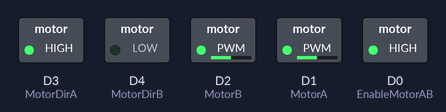
The sketch below on a simulated ESP8266 (NodeMCU). Shown: switched loads named in the sketch (green lamp = pin HIGH). Pins used as bus, display or sensor lines are not drawn.

Above: at 0.1 s.
Timing chart, 0 to 1.6 s (numbered marks = the images above):
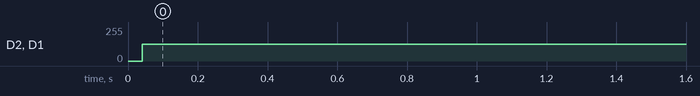

The sketch:

Test.ino
```cpp
#include <ESP.h>

#define MotorA D1
#define MotorDirA D3 //HIGH = Forward ; LOW = Backward
#define MotorB D2
#define MotorDirB D4
#define EnableMotorAB D0
#define StepPin D5    //StepWidth

//Set left and right motors with the motor power obtained from PID.
void motorspeed(int MotorSpeed) {
// Motor A control
  if (MotorSpeed >= 0) {
    digitalWrite(MotorDirA, HIGH);
    digitalWrite(MotorDirB, LOW);
  }
  else{
    digitalWrite(MotorDirB, HIGH);
    digitalWrite(MotorDirA, LOW);
  }

  for(int x = 0; x < abs(MotorSpeed); x++) {
    digitalWrite(MotorA,HIGH);
    digitalWrite(MotorB,HIGH);
    delayMicroseconds(100);
    digitalWrite(MotorA,LOW);
    digitalWrite(MotorB,LOW);
    delayMicroseconds(100);
    ESP.wdtFeed();
  }

}


void setup() {
  // set the motor control and PWM pins to output mode
  pinMode(MotorA, OUTPUT);
  pinMode(MotorDirA, OUTPUT);
  pinMode(MotorB, OUTPUT);
  pinMode(MotorDirB, OUTPUT);

  pinMode(StepPin,OUTPUT);
  digitalWrite(StepPin, HIGH);
  pinMode(EnableMotorAB, OUTPUT);
  digitalWrite(EnableMotorAB, HIGH);
}
void loop() {
  motorspeed(10);
  //delay(1000);
}
```

Measured:
- by itself, D2 (MotorB), D1 (MotorA): 0/255 → 126/255 at 0.04 s
